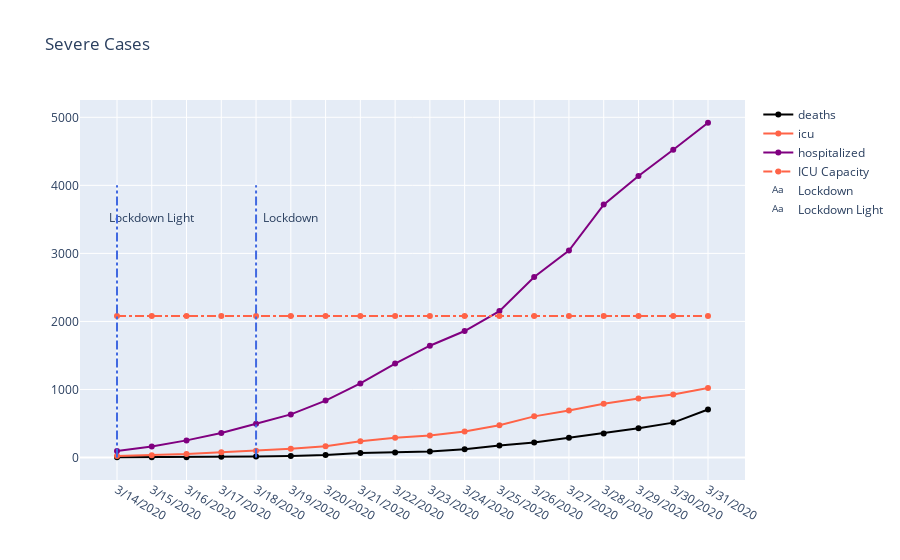

The cell this chart's notebook holds for it:
### Code cell
fig = go.Figure()
fig.update_yaxes(range=[0, 3000])
fig.layout={'title': 'Severe Cases'}
#fig.update_xaxes(range=["3/17/2020", "3/24/2020"])
fig.add_trace(go.Scatter(x=df_belgium_severe['date'], y=df_belgium_severe['deceased'], name='deaths', text=["ICU Capacity"], line={'color': 'black'}))
fig.add_trace(go.Scatter(x=df_belgium_severe['date'], y=df_belgium_severe['icu'], name='icu', line={'color' : 'tomato'}))
fig.add_trace(go.Scatter(x=df_belgium_severe['date'], y=df_belgium_severe['hospitalized'], name='hospitalized', line={'color': 'purple'}))
fig.add_trace(go.Scatter(x=df_belgium_severe['date'], y=df_belgium_severe['capacity_icu'], name='ICU Capacity', line=dict(
                color="tomato",
                dash="dashdot",
            )))

fig.add_shape(
        # Line Vertical
        dict(
            type="line",
            x0="3/18/2020",
            x1="3/18/2020",
            y0=0,
            y1=4000,
            line=dict(
                color="RoyalBlue",
                dash="dashdot",
            )
))
fig.add_trace(go.Scatter(x=["3/19/2020"], y=[3500], text=["Lockdown"], mode="text", name="Lockdown"))
fig.add_shape(
        # Line Vertical
        dict(
            type="line",
            x0="3/14/2020",
            x1="3/14/2020",
            y0=0,
            y1=4000,
            line=dict(
                color="RoyalBlue",
                dash="dashdot",
            )
))
fig.add_trace(go.Scatter(x=["3/15/2020"], y=[3500], text=["Lockdown Light"], mode="text", name="Lockdown Light"))
#data_severe = [go.Scatter(x=df_belgium_severe['date'], y=df_belgium_severe['death'], name='deaths'),
#               go.Scatter(x=df_belgium_severe['date'], y=df_belgium_severe['icu'], name='icu'),
#               go.Scatter(x=df_belgium_severe['date'], y=df_belgium_severe['hospitalized'], name='hospitalized')]

### Figure 1 — Plotly figure (JSON) as saved in the notebook; plotly's stock layout.template omitted (floating-point values rounded to 4 significant figures)
{"data": [{"line": {"color": "black"}, "name": "deaths", "text": ["ICU Capacity"], "type": "scatter", "x": ["3/14/2020", "3/15/2020", "3/16/2020", "3/17/2020", "3/18/2020", "3/19/2020", "3/20/2020", "3/21/2020", "3/22/2020", "3/23/2020", "3/24/2020", "3/25/2020", "3/26/2020", "3/27/2020", "3/28/2020", "3/29/2020", "3/30/2020", "3/31/2020"], "y": [4, 4, 5, 10, 14, 21, 37, 67, 75, 88, 122, 178, 220, 289, 353, 431, 513, 705]}, {"line": {"color": "tomato"}, "name": "icu", "type": "scatter", "x": ["3/14/2020", "3/15/2020", "3/16/2020", "3/17/2020", "3/18/2020", "3/19/2020", "3/20/2020", "3/21/2020", "3/22/2020", "3/23/2020", "3/24/2020", "3/25/2020", "3/26/2020", "3/27/2020", "3/28/2020", "3/29/2020", "3/30/2020", "3/31/2020"], "y": [24, 33, 53, 79, 100, 130, 164, 238, 290, 322, 381, 474, 605, 690, 789, 867, 927, 1021]}, {"line": {"color": "purple"}, "name": "hospitalized", "type": "scatter", "x": ["3/14/2020", "3/15/2020", "3/16/2020", "3/17/2020", "3/18/2020", "3/19/2020", "3/20/2020", "3/21/2020", "3/22/2020", "3/23/2020", "3/24/2020", "3/25/2020", "3/26/2020", "3/27/2020", "3/28/2020", "3/29/2020", "3/30/2020", "3/31/2020"], "y": [97, 163, 252, 361, 496, 634, 837, 1089, 1380, 1643, 1859, 2152, 2652, 3042, 3717, 4138, 4524, 4920]}, {"line": {"color": "tomato", "dash": "dashdot"}, "name": "ICU Capacity", "type": "scatter", "x": ["3/14/2020", "3/15/2020", "3/16/2020", "3/17/2020", "3/18/2020", "3/19/2020", "3/20/2020", "3/21/2020", "3/22/2020", "3/23/2020", "3/24/2020", "3/25/2020", "3/26/2020", "3/27/2020", "3/28/2020", "3/29/2020", "3/30/2020", "3/31/2020"], "y": [2081, 2081, 2081, 2081, 2081, 2081, 2081, 2081, 2081, 2081, 2081, 2081, 2081, 2081, 2081, 2081, 2081, 2081]}, {"mode": "text", "name": "Lockdown", "text": ["Lockdown"], "type": "scatter", "x": ["3/19/2020"], "y": [3500]}, {"mode": "text", "name": "Lockdown Light", "text": ["Lockdown Light"], "type": "scatter", "x": ["3/15/2020"], "y": [3500]}], "layout": {"shapes": [{"line": {"color": "RoyalBlue", "dash": "dashdot"}, "type": "line", "x0": "3/18/2020", "x1": "3/18/2020", "y0": 0, "y1": 4000}, {"line": {"color": "RoyalBlue", "dash": "dashdot"}, "type": "line", "x0": "3/14/2020", "x1": "3/14/2020", "y0": 0, "y1": 4000}], "title": {"text": "Severe Cases"}}}
